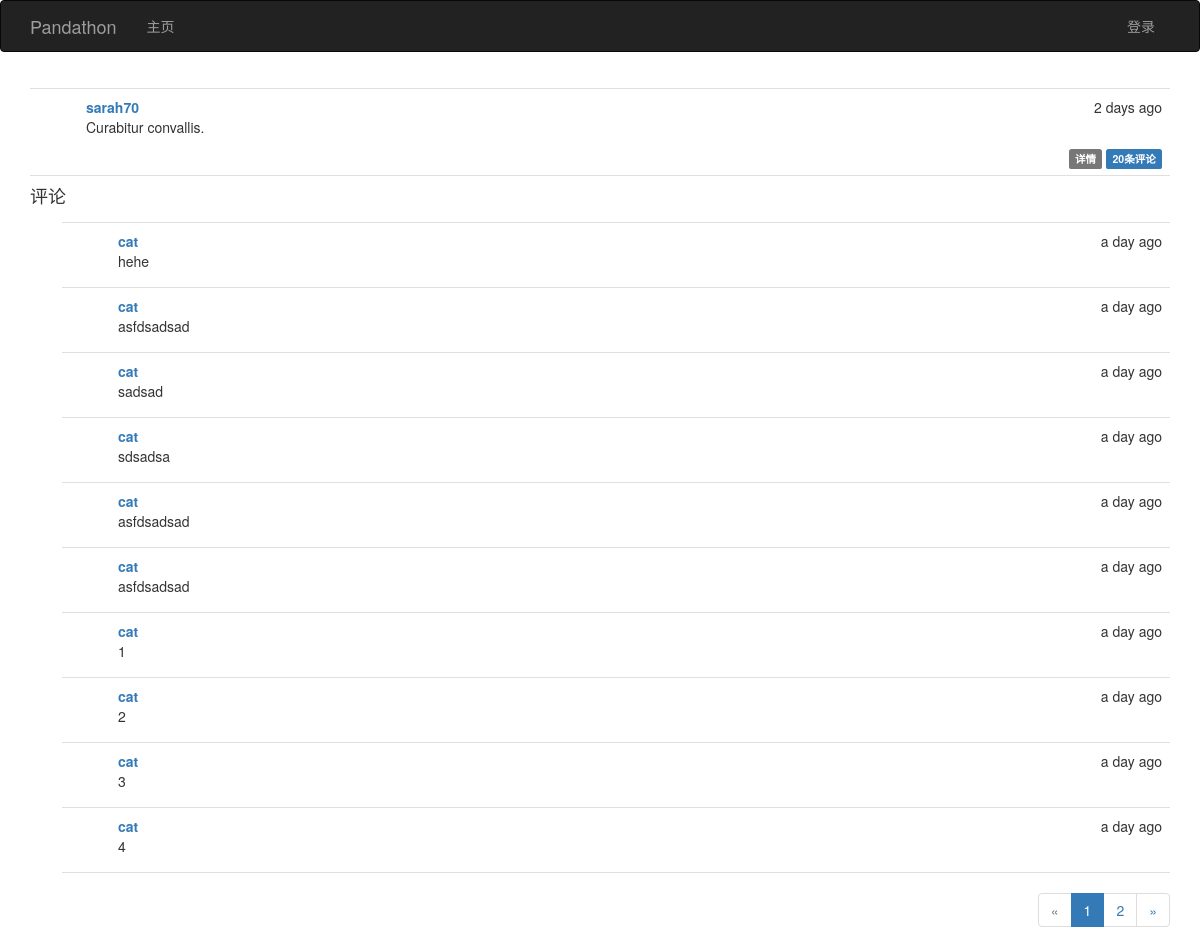
The page /post/177 on the database as committed earlier.
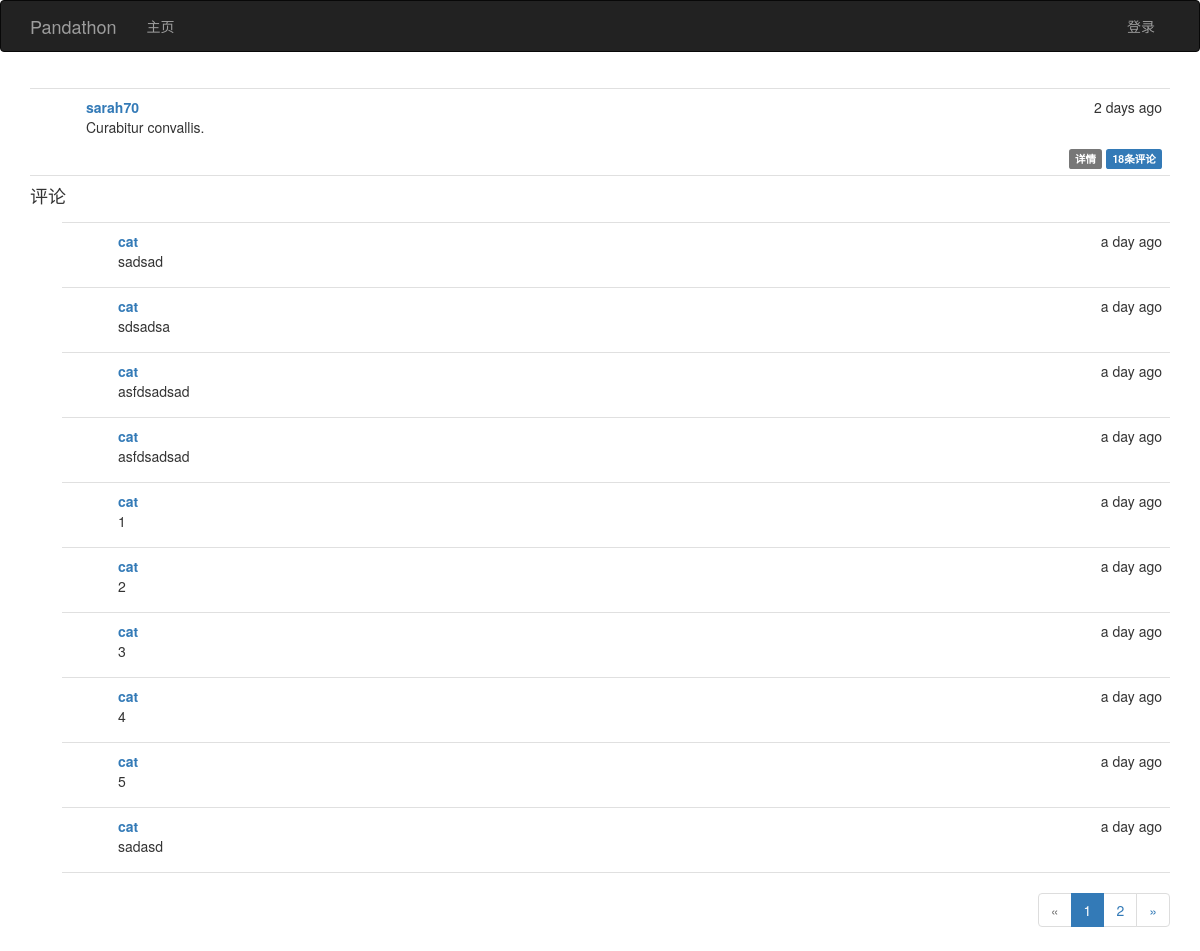
The same page on the database as committed later.
### app/models.py (models this page shows, shortened)
class Post(db.Model):
    __tablename__ = 'posts'
    id = db.Column(db.Integer, primary_key=True)
    body = db.Column(db.Text)
    body_html = db.Column(db.Text)
    timestamp = db.Column(db.DateTime, index=True, default=datetime.now())
    author_id = db.Column(db.Integer, db.ForeignKey('users.id'))
    comments = db.relationship('Comment', backref='post', lazy='dynamic')

class User(UserMixin, db.Model):
    __tablename__ = 'users'
    id = db.Column(db.Integer, primary_key=True)
    email = db.Column(db.String(64), unique=True, index=True)
    username = db.Column(db.String(64), unique=True, index=True)
    role_id = db.Column(db.Integer, db.ForeignKey('roles.id'))
    password_hash = db.Column(db.String(128))
    confirmed = db.Column(db.Boolean, default=True)
    name = db.Column(db.String(64))
    location = db.Column(db.String(64))
    about_me = db.Column(db.Text())
    member_since = db.Column(db.DateTime(), default=datetime.now())
    last_seen = db.Column(db.DateTime(), default=datetime.now())
    posts = db.relationship('Post', backref='author', lazy='dynamic')
    followed = db.relationship('Follow', foreign_keys=[Follow.follower_id],
                               backref=db.backref('follower', lazy='joined'),
                               lazy='dynamic', cascade='all, delete-orphan')
    followers = db.relationship('Follow', foreign_keys=[Follow.followed_id],
                                backref=db.backref('followed', lazy='joined'),
                                lazy='dynamic', cascade='all, delete-orphan')
    comments = db.relationship('Comment', backref='author', lazy='dynamic')
    @property
    def password(self):
        raise AttributeError('password is not a readable attribute')

class Comment(db.Model):
    __tablename__ = 'comments'
    id = db.Column(db.Integer, primary_key=True)
    body = db.Column(db.Text)
    body_html = db.Column(db.Text)
    timestamp = db.Column(db.DateTime, index=True, default=datetime.now())
    disabled = db.Column(db.Boolean)
    author_id = db.Column(db.Integer, db.ForeignKey('users.id'))
    post_id = db.Column(db.Integer, db.ForeignKey('posts.id'))

### app/main/views.py (the view, shortened to what this page needs)
@main.route('/post/<int:id>', methods=['GET', 'POST'])
def post(id):
    post = Post.query.get_or_404(id)
    form = CommentForm()
    page = request.args.get('page', 1, type=int)
    if page == -1:
        page = (post.comments.count() - 1) / \
            current_app.config['PANDATHON_POSTS_PER_PAGE'] + 1
    pagination = post.comments.order_by(Comment.timestamp.asc()).paginate(
        page, per_page=current_app.config['PANDATHON_POSTS_PER_PAGE'],
        error_out=False)
    comments = pagination.items
    return render_template('post.html', posts=[post], form=form,
                           comments=comments, pagination=pagination)

### app/auth/views.py (called while the page is built)
@auth.before_app_request
def before_request():
    if current_user.is_authenticated():
        current_user.ping()
        if not current_user.confirmed \
                and request.endpoint[:5] != 'auth.':
            return redirect(url_for('auth.unconfirmed'))

### app/main/__init__.py (called while the page is built)
@main.app_context_processor
def inject_permissions():
    return dict(Permission=Permission)

### app/models.py (called while the page is built)
    def can(self, permissions):
        return False

    def is_administrator(self):
        return False

### app/templates/post.html (shortened to what this page needs)
{% extends "base.html" %}
{% import "bootstrap/wtf.html" as wtf %}
{% import "_macros.html" as macros %}
{% block page_content %}
{% include '_posts.html' %}
<h4 id="comments">评论</h4>
{% include "_comments.html" %}
{% if pagination %}
<div class="pagination">
    {{ macros.pagination_widget(pagination, '.post', fragment='#comments', id=posts[0].id) }}
</div>
{% endif %}
{% endblock %}

### app/templates/_posts.html (shortened to what this page needs)
<ul class="posts">
    {% for post in posts %}
    <li class="post">
        <div class="post-content">
            <div class="post-date">{{ moment(post.timestamp, True).fromNow() }}</div>
            <div class="post-author"><a href="{{ url_for('.user', username=post.author.username) }}">{{ post.author.username }}</a></div>
            <div class="post-body">
            {% if post.body_html %}
                {{ post.body_html | safe }}
            {% else %}
                {{ post.body }}
            {% endif %}
            </div>
            <div class="post-footer">
                <a href="{{ url_for('.post', id=post.id) }}">
                    <span class="label label-default">详情</span>
                </a>
                <a href="{{ url_for('.post', id=post.id) }}#comments">
                    <span class="label label-primary">{{ post.comments.count() }}条评论</span>
                </a>
            </div>
        </div>
    </li>
    {% endfor %}
</ul>

### app/templates/_comments.html (shortened to what this page needs)
<ul class="comments">
    {% for comment in comments %}
    <li class="comment">
        <div class="comment-content">
            <div class="comment-date">{{ moment(comment.timestamp, True).fromNow() }}</div>
            <div class="comment-author"><a href="{{ url_for('.user', username=comment.author.username) }}">{{ comment.author.username }}</a></div>
            <div class="comment-body">
                {% if comment.body_html %}
                    {{ comment.body_html | safe }}
                {% else %}
                    {{ comment.body }}
                {% endif %}
            </div>
        </div>
    </li>
    {% endfor %}
</ul>

Rows that differ between the two databases and show on the page:
removed Comment: timestamp "a day ago", author.username "cat", body_html "hehe"
removed Comment: timestamp "a day ago", author.username "cat", body_html "asfdsadsad"
computed for Post "Curabitur convallis.": comments.count "20" → "18"
now on this page (row unchanged): Comment: timestamp "a day ago", author.username "cat", body_html "5"
now on this page (row unchanged): Comment: timestamp "a day ago", author.username "cat", body_html "sadasd"
